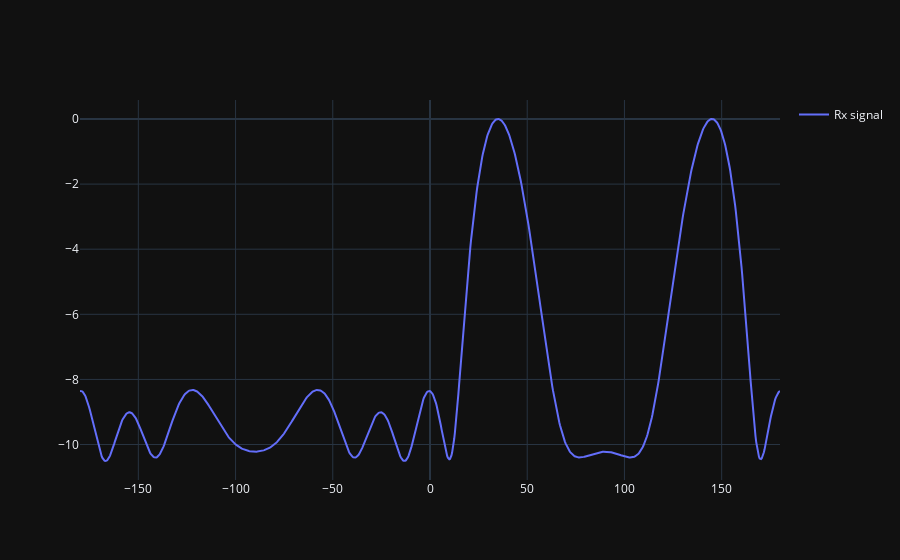

Here is the notebook cell this chart was saved with:
### Markdown cell above
# Create N beams and visualise energy on each beam

### Code cell
theta_scan = np.linspace(-1*np.pi, np.pi, 1000) # 1000 different thetas between -180 and +180 degrees
results = []
for theta_i in theta_scan:
   w = beamforming.create_steering_vectors(antena_rx_nbr, antena_spacing, theta_i)
   X_weighted = beamforming.beamforming(rx_signals, w)
   results.append(10*np.log10(np.var(X_weighted))) # power in signal, in dB so its easier to see small and large lobes at the same time
results -= np.max(results) # normalize (optional)

# print angle that gave us the max value
print(theta_scan[np.argmax(results)] * 180 / np.pi) # 19.99999999999998

if use_matplotlib:
   plt.plot(theta_scan*180/np.pi, results) # lets plot angle in degrees 
   plt.xlabel("Theta [Degrees]")
   plt.ylabel("DOA Metric")
   plt.grid()
   plt.show()
else:
   fig = go.Figure()
   fig.add_trace(go.Scatter(x=theta_scan*180/np.pi, y=results, mode='lines', name="Rx signal", showlegend=True))
   fig.update_layout(template="plotly_dark")
   fig.show()

### Figure 1 — Plotly figure (JSON) as saved in the notebook; plotly's stock layout.template omitted (floating-point values rounded to 4 significant figures; data arrays with more than 128 entries replaced by an {"elided": "..."} marker saying what was removed)
{"data": [{"mode": "lines", "name": "Rx signal", "showlegend": true, "type": "scatter", "x": {"elided": "1000 float values"}, "y": {"elided": "1000 float values"}}], "layout": {}}
